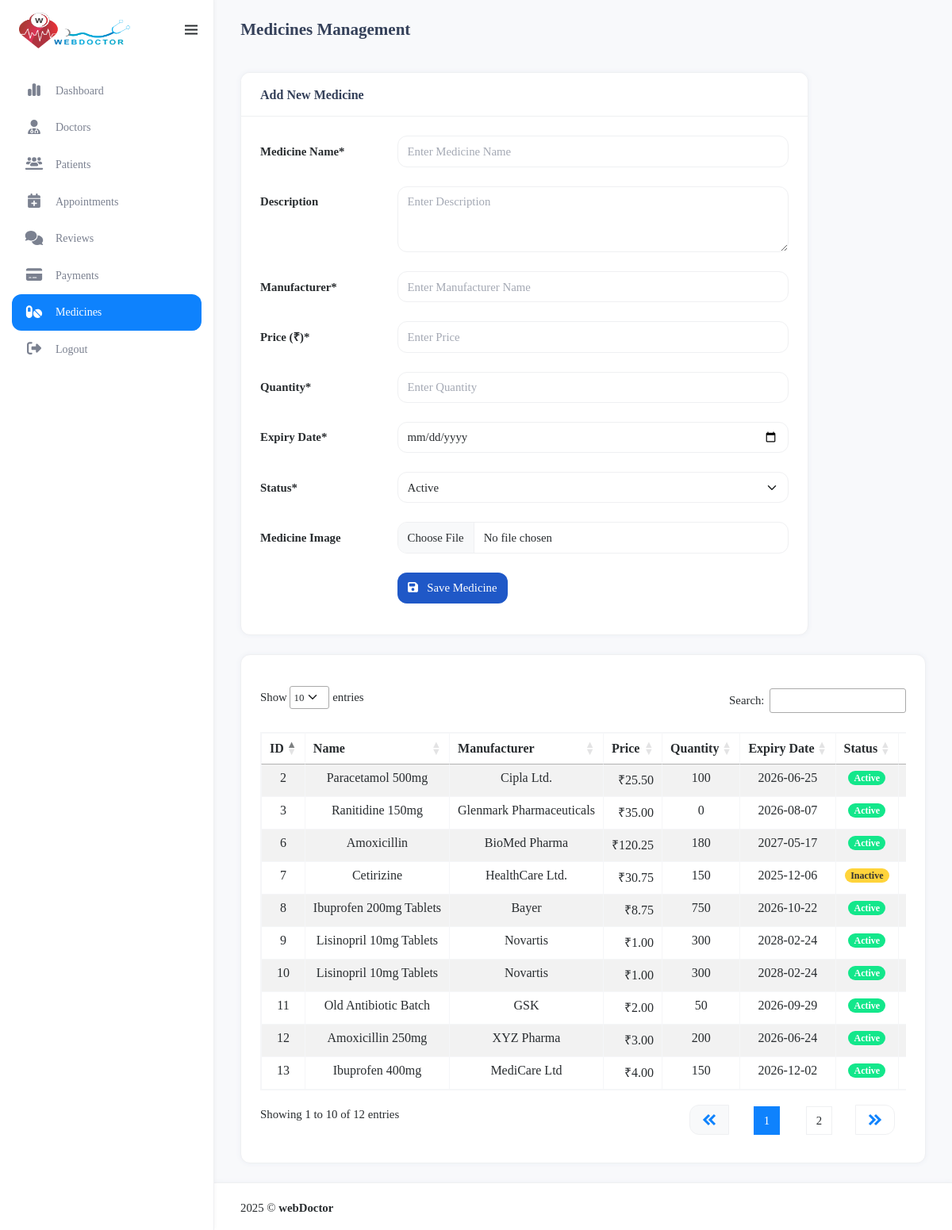
Page /admin_manage_medicines/ on the earlier database version.
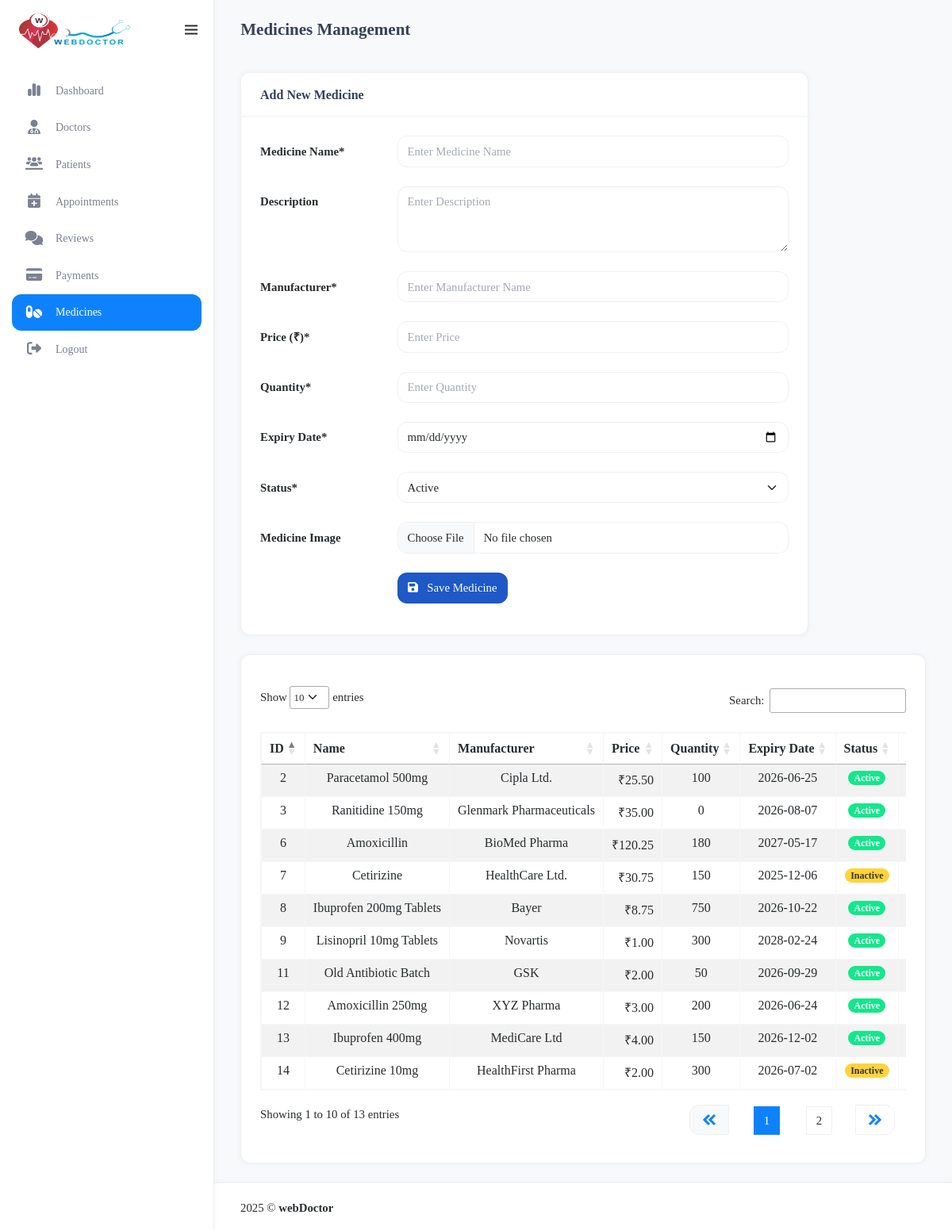
Same page on the later database version.
### myapp/models.py (models this page shows, shortened)
class Medicine(models.Model):
    STATUS_CHOICES = (
        ('Active', 'Active'),
        ('Inactive', 'Inactive'),
        ('Discontinued', 'Discontinued'),
    )
    name = models.CharField(max_length=100)
    description = models.TextField()
    manufacturer = models.CharField(max_length=100)
    price = models.DecimalField(max_digits=10, decimal_places=2)
    quantity = models.PositiveIntegerField()
    expiry_date = models.DateField()
    status = models.CharField(max_length=20, choices=STATUS_CHOICES, default='Active')
    created_at = models.DateTimeField(default=now)
    img = models.ImageField(upload_to='profile_pics/', blank=True, null=True)
    updated_at = models.DateTimeField(auto_now=True)

### myapp/views.py (the view)
# urls.py: path("admin_manage_medicines/",views.admin_manage_medicines,name="admin_manage_medicines"),
def admin_manage_medicines(request):
    medicines = Medicine.objects.all().order_by('-id')
    context = {
        'all': medicines,
        'is_edit_mode': False  # Default to add mode
    }
    return render(request, 'admin_manage_medicines.html', context)

### myapp/templates/admin_manage_medicines.html (shortened to what the changed rows need)
{% load static %}
<html lang="en" style="transform: none" class="fontawesome-i2svg-active fontawesome-i2svg-complete">
<head>
    <link href="{%static 'assets/admin_css/bootstrap.min.css' %}" id="bootstrap-style" rel="stylesheet"
        type="text/css" />
    <link href="{%static 'assets/admin_css/app.min.css' %}" id="app-style" rel="stylesheet" type="text/css" />
    <link href="{%static 'assets/admin_css/icons.min.css' %}" rel="stylesheet" type="text/css" />
    <link rel="stylesheet" href="https://cdnjs.cloudflare.com/ajax/libs/boxicons/2.1.4/css/boxicons.min.css" />
    <link rel="stylesheet" type="text/css" href="https://cdn.datatables.net/1.13.6/css/dataTables.bootstrap5.min.css" />
    <link rel="stylesheet" type="text/css" href="https://cdn.datatables.net/responsive/2.5.0/css/responsive.bootstrap5.min.css" />
    <link rel="stylesheet" href="https://cdnjs.cloudflare.com/ajax/libs/jquery-confirm/3.3.2/jquery-confirm.min.css" />
    <link rel="stylesheet" href="https://cdnjs.cloudflare.com/ajax/libs/font-awesome/6.4.2/css/all.min.css">
</head>
<body>
    <div id="layout-wrapper">
        <div class="main-content">
            <div class="page-content">
                <div class="container-fluid mt-3">
                    <div class="row">
                        <div class="col-12">
                            <div class="card">
                                <div class="card-body">
                                    <div class="table-responsive">
                                        <table id="medicineTable" class="table table-striped table-info-light table-bordered border-light-subtle dt-responsive table-hover nowrap" style="width:100%">
                                            <thead class="text-center">
                                                <tr>
                                                    <th>ID</th>
                                                    <th>Name</th>
                                                    <th>Manufacturer</th>
                                                    <th>Price</th>
                                                    <th>Quantity</th>
                                                    <th>Expiry Date</th>
                                                    <th>Status</th>
                                                    <th>Actions</th>
                                                </tr>
                                            </thead>
                                            <tbody class="text-center">
                                                {% for medicine in all %}
                                                <tr>
                                                    <td class="text-center">{{ medicine.id }}</td>
                                                    <td>{{ medicine.name }}</td>
                                                    <td>{{ medicine.manufacturer }}</td>
                                                    <td class="text-end">₹{{ medicine.price }}</td>
                                                    <td class="text-center">{{ medicine.quantity }}</td>
                                                    <td class="text-center">{{ medicine.expiry_date|date:"Y-m-d" }}</td>
                                                    <td class="text-center">
                                                        {% if medicine.status == 'Active' %}
                                                            <span class="badge badge-active">Active</span>
                                                        {% elif medicine.status == 'Inactive' %}
                                                            <span class="badge badge-inactive">Inactive</span>
                                                        {% else %}
                                                            <span class="badge badge-discontinued">Discontinued</span>
                                                        {% endif %}
                                                    </td>
                                                    <td class="text-center">
                                                    </td>
                                                </tr>
                                                {% endfor %}
                                            </tbody>
                                        </table>
                                    </div>
                                </div>
                            </div>
                        </div>
                    </div>
                </div>
            </div>
        </div>
    </div>
</body>
</html>

Differences in the rows shown:
removed Medicine: id "10", name "Lisinopril 10mg Tablets", manufacturer "Novartis", price "1.00", quantity "300", expiry_date "2028-02-24", status "Active"
now on this page (row unchanged): Medicine: id "14", name "Cetirizine 10mg", manufacturer "HealthFirst Pharma", price "2.00", quantity "300", expiry_date "2026-07-02", status "Inactive"
Other differences:
text written by a page script: "Show entries Search: Showing 1 to 10 of 12 entries 1 2" → "Show entries Search: Showing 1 to 10 of 13 entries 1 2"
